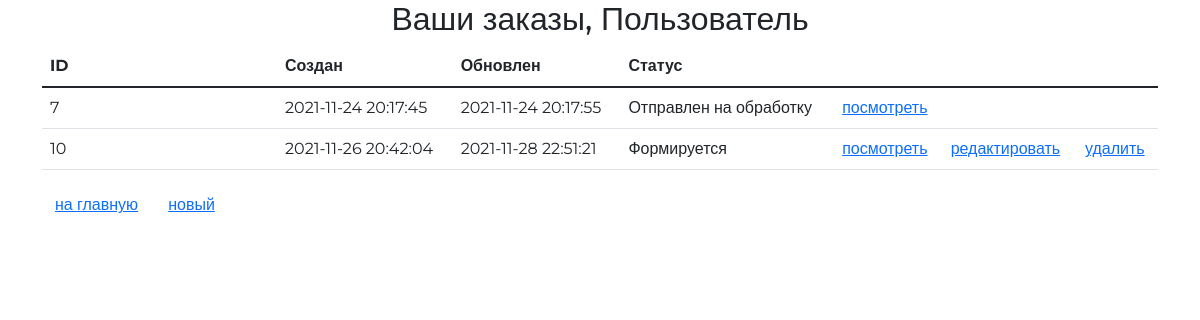
Before: /order/ (signed in) with the older database file.
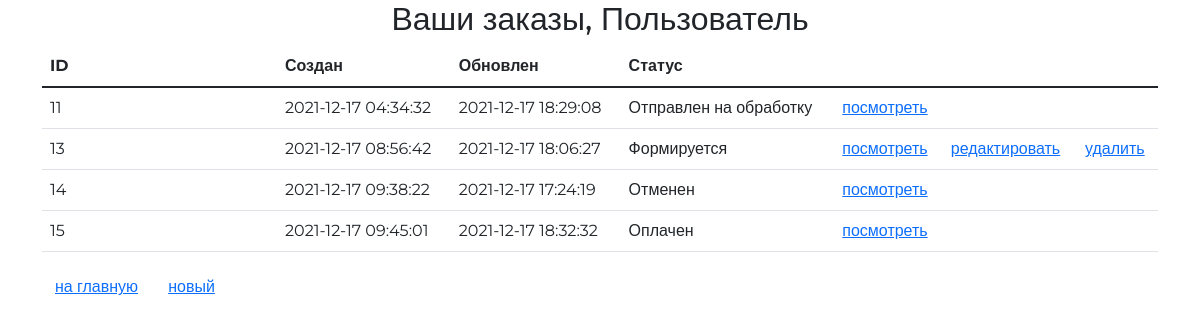
After: the same page with the newer database file.
### ordersapp/models.py (models this page shows, shortened)
class Order(models.Model):
    STATUS_FORMING = 'FM'
    STATUS_SEND_TO_PROCEED = 'STP'
    STATUS_PROCEEDED = 'PRD'
    STATUS_PAID = 'PD'
    STATUS_DONE = 'DN'
    STATUS_CANCELED = 'CN'
    STATUSES = (
        (STATUS_FORMING, 'Формируется'),
        (STATUS_SEND_TO_PROCEED, 'Отправлен на обработку'),
        (STATUS_PROCEEDED, 'Обработан'),
        (STATUS_PAID, 'Оплачен'),
        (STATUS_DONE, 'Готов'),
        (STATUS_CANCELED, 'Отменен'),
    )
    user = models.ForeignKey(settings.AUTH_USER_MODEL, on_delete=models.CASCADE)
    status = models.CharField(choices=STATUSES, default=STATUS_FORMING, max_length=3)
    is_active = models.BooleanField(default=True)
    created_at = models.DateTimeField(auto_now_add=True)
    update_at = models.DateTimeField(auto_now=True)

### ordersapp/views.py (the view)
# urls.py: path('', views.OrderListView.as_view(), name='list'),
class OrderListView(ListView):
    model = Order
    def get_queryset(self):
        return Order.objects.filter(user=self.request.user)

### mainapp/context_processor.py (called while the page is built)
def basket(request):
    basket_items = []
    if request.user.is_authenticated:
        basket_items = Basket.objects.filter(user=request.user).select_related()
    return {
        'basket': basket_items
    }

### ordersapp/templates/ordersapp/order_list.html
{% extends 'ordersapp/base.html' %}
{% load static %}
{% block content %}
   <div class="h2 text-center head">
       Ваши заказы,
       {% if user.first_name %}
           {{ user.first_name|title}}
       {% else %}
           Пользователь
       {% endif %}
   </div>
   <table class="table orders_list">
       <thead>
         <tr>
           <th>ID</th>
           <th>Создан</th>
           <th>Обновлен</th>
           <th>Статус</th>
         </tr>
       </thead>
       <tbody>
           {% for item in object_list %}
               {% if item.is_active %}
               <tr>
                   <td class="td1 orders_list">{{ item.pk }}</td>
                   <td>{{ item.created_at|date:"Y-m-d H:i:s" }}</td>
                   <td>{{ item.update_at|date:"Y-m-d H:i:s" }}</td>
                   <td>{{ item.get_status_display }}</td>
                   <td>
                       <a href="{% url 'order:read' item.pk %}">
                           посмотреть
                       </a>
                   </td>
                   <td>
                       {% if item.status == 'FM' %}
                         <a href="{% url 'order:update' item.pk %}">
                           редактировать
                         </a>
                       {% endif %}
                   </td>
                   <td>
                       {% if item.status == 'FM' %}
                         <a href="{% url 'order:delete' item.pk %}">
                             удалить
                         </a>
                       {% endif %}
                   </td>
               </tr>
               {% endif %}
           {% endfor %}
       </tbody>
   </table>
   <button class="btn btn-default btn-round">
       <a href="{% url 'main' %}">
           на главную
       </a>
   </button>
   <button class="btn btn-default btn-round">
       <a href="{% url 'order:create' %}">
           новый
       </a>
   </button>
{% endblock %}

Changed rows visible on the page:
removed Order: pk "7", created_at "2021-11-24 20:17:45", update_at "2021-11-24 20:17:55", status "Отправлен на обработку"
removed Order: pk "10", created_at "2021-11-26 20:42:04", update_at "2021-11-28 22:51:21", status "Формируется", shows "редактировать", shows "удалить"
added Order: pk "11", created_at "2021-12-17 04:34:32", update_at "2021-12-17 18:29:08", status "Отправлен на обработку"
added Order: pk "13", created_at "2021-12-17 08:56:42", update_at "2021-12-17 18:06:27", status "Формируется", shows "редактировать", shows "удалить"
added Order: pk "14", created_at "2021-12-17 09:38:22", update_at "2021-12-17 17:24:19", status "Отменен"
added Order: pk "15", created_at "2021-12-17 09:45:01", update_at "2021-12-17 18:32:32", status "Оплачен"
